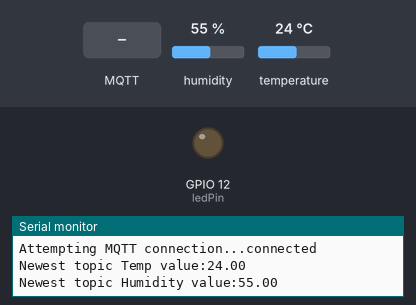
A sketch run on a simulated ESP8266 (NodeMCU). On the bench: output pins drawn as LEDs (lit = HIGH), the last lines printed to the serial monitor. The test bench sets the inputs (shaded band); at power-on: humidity 55 %, temperature 24 °C. WiFi joins after 1.5 s; servers stay silent unless stated; no MQTT or app messages arrive unless stated.

Above: at 2.7 s.
2.8 s: MQTT message "5" arrives on the first subscribed topic
At 5.0 s:
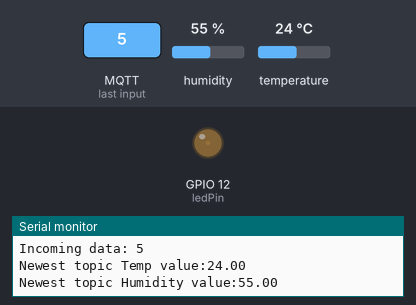
5.5 s: MQTT message "90" arrives on the first subscribed topic
At 6.6 s:
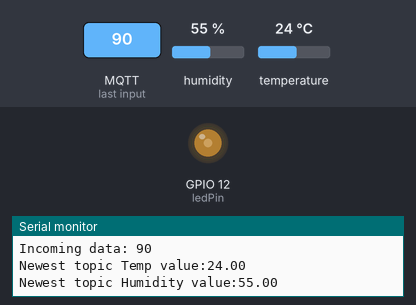
7.5 s: MQTT message "200" arrives on the first subscribed topic
At 9.3 s:
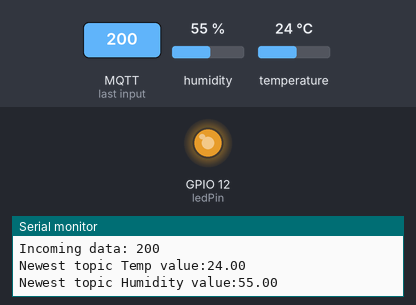
Timing chart, 0 to 10.8 s (numbered marks = the images above; inputs shaded):
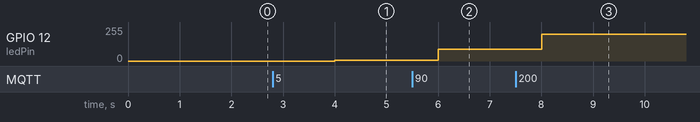

The sketch:

esp_dht11_led_cloudmqtt.ino
```cpp
#include <ESP8266WiFi.h>    //Esp8266 Wifi kütüphanesi
#include <PubSubClient.h>   //MQTT için Publisher ve Subscriber Kütüphanesi
#include "ESP8266_UserCongiguration.h"
#include <dht11.h> // dht11 kütüphanesini ekliyoruz.

#define DHT11PIN 2 // DHT11PIN olarak Dijital 2'yi belirliyoruz.
dht11 DHT11;

#define mqtt_server "m10.cloudmqtt.com"
#define mqtt_user "ijibrftp"
#define mqtt_password "-2kSKUN9MznW"
#define topic1 "led"
#define topic2 "Temp"
#define topic3 "Humidity"
#define readSize 6

void callback(char* topic, byte* payload, unsigned int length);
WiFiClient espClient;
PubSubClient client(mqtt_server, 11665, callback, espClient);

// Ledi 12. pine bağlıyoruz
int ledPin = 12;
// Alınan veriyi 0. pine bağlıyoruz
int receivedData = 0;


void setup() {

  // Ledi bağladığımız 12. pin için çıkış tanımlaması
  pinMode(ledPin, OUTPUT);
  //Arduino üzerinde kullandığımız Serial portun Baud Rate 'ini 115200 olarak ayarlıyoruz
  Serial.begin(115200);
  // Wifi kurulumu için oluşturduğumuz fonksiyonu çağırıyoruz
  setup_wifi();
  // Topic3 ten gelen veriyi subscribe ediyor
  client.subscribe(topic1);
}

// Alınan veriyi yazmak için callback fonksiyonu tanımlıyoruz.
void callback(char* topic, byte* payload, unsigned int length) {
  char rxBuffer[readSize]; //Gelen datayı okumak için bir Buffer dizisi tanımlıyoruz.
  Serial.println();
  Serial.print("Incoming data: "); //Gelen datayı seri port üzerinden yolla.
  //Serial.println(topic);
  for (int i = 0; i < readSize; i++) { //Gelen datayı diziye kaydet.
    if (rxBuffer[i - 2] != '.') { //Gelen datayı parse etmek için kullanılan koşul.
      rxBuffer[i] = payload[i];
    }
    else i = readSize - 1;
  }
  //Serial.print(rxBuffer);

  receivedData = atoi(rxBuffer); //Buffer daki datayı int e çevir.
  Serial.println(receivedData); //Parse edilmiş gelen datayı seri port üzerinden yolla.
}

void setup_wifi() {  // WIFI ye bağlanmak için oluşturulmuş fonksiyon.
  delay(10);
  Serial.println();
  Serial.print("Connecting to ");
  Serial.println(wifi_ssid);
  WiFi.begin(wifi_ssid, wifi_password);
  while (WiFi.status() != WL_CONNECTED) {
    delay(500);
    Serial.print(".");
  }
  Serial.println("");
  Serial.println("WiFi connected");
  Serial.println("IP address: ");
  Serial.println(WiFi.localIP());

}

void reconnect() { //Eğer cihaz server a bağlanamazsa sürekli bağlanmayı denemesi için yazılmış fonksiyon.
  while (!client.connected()) {
    Serial.print("Attempting MQTT connection...");
    if (client.connect("TestMQTT", mqtt_user, mqtt_password)) {
      Serial.println("connected");
    }
    else {
      Serial.print("failed, rc=");
      Serial.print(client.state());
      Serial.println(" try again in 5 seconds");
      delay(5000);
    }
  }

}

void pubMQTT(String topic, float topic_val) { //MQTT üzerinden bir datayı yayımlamak için gerekli fonksiyon.
  Serial.print("Newest topic " + topic + " value:");
  Serial.println(String(topic_val).c_str());
  client.publish(topic.c_str(), String(topic_val).c_str(), true);
}

long lastMsg = 0;

int receivedLast = 0;

void loop() { // Sürekli döngü.
  if (!client.connected()) { //Eğer cihaz MQTT yer bağlı değilse bağlanıp okumayı dene.
    reconnect();
    client.subscribe(topic1);
  }

  client.loop();

  //5 seconds
  long now = millis();
  if (now - lastMsg > 2000) {
    lastMsg = now;

    //Gelen datanın bir önceki gelen data ile aynı olup olmadığını karşılaştır.
    if (receivedData != receivedLast) {
      analogWrite(ledPin, receivedData);
      receivedLast = receivedData;
    }

    int chk = DHT11.read(DHT11PIN);// temperature değişkenini sıcaklık değerini alma fonksiyonuna bağlıyoruz.
    //Serial.print("Nem (%): ");
    //Serial.println((float)DHT11.humidity, 2);

    //Serial.print("Sicaklik (Celcius): ");
    //Serial.println((float)DHT11.temperature, 2);
    // Sensörden gelen sıcaklık değerini Serial monitörde yazdırıyoruz.


    //Publish Values to MQTT broker

    pubMQTT(topic2, DHT11.temperature);
    pubMQTT(topic3, DHT11.humidity);

  }
}

// Aşağıdaki fonksiyon DS18B20 sıcaklık sensörümüzden gelen verileri
// Celcius cinsinden sıcaklık değerlerine çevirmek için kullanılıyor.
// Herhangi bir değişiklik yapmamız gerekmiyor.
```

ESP8266_UserCongiguration.h
```cpp
/*
 * ESP8266_UserCongiguration.h
 *
 *  Created on: 05 Feb 2017
 *      Author: Orkan Murat CELIK
 */

#ifndef APPLICATION_ESP8266_USERCONFIGUTATION_H_
#define APPLICATION_ESP8266_USERCONFIGUTATION_H_


#define wifi_ssid "Electro"
#define wifi_password "electro1234"

#endif /* APPLICATION_ESP8266_USERCONFIGUTATION_H_ */
```

Measured:
- after the input at 2.8 s, GPIO 12 (ledPin): 0/255 → 5/255 after 1.2 s
- after the input at 5.5 s, GPIO 12 (ledPin): 5/255 → 90/255 after 0.50 s
- after the input at 7.5 s, GPIO 12 (ledPin): 90/255 → 200/255 after 0.51 s
